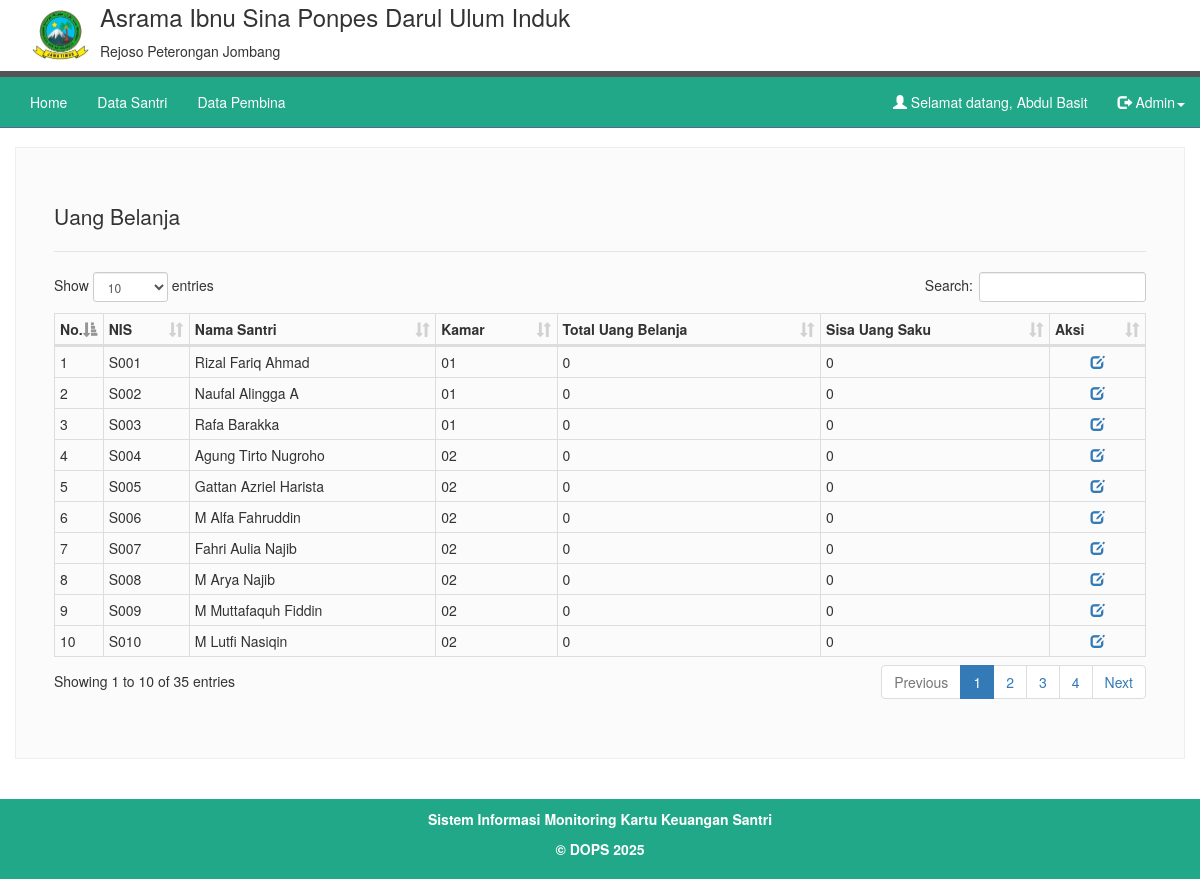
Page /uangbelanja/lap-uangbelanja.php (signed in) on the committed database.
### tables this page shows
CREATE TABLE IF NOT EXISTS `tb_santri` (
  `NIS` varchar(15) NOT NULL,
  `NamaSantri` varchar(50) NOT NULL,
  `JenisKelamin` varchar(10) NOT NULL,
  `TempatLahir` varchar(50) NOT NULL,
  `TanggalLahir` date NOT NULL,
  `KodeKmr` int NOT NULL,
  `AlamatSantri` varchar(50) NOT NULL,
  `NoHpOrtu` varchar(15) NOT NULL,
  PRIMARY KEY (`NIS`)
);

### uangbelanja/lap-uangbelanja.php (the view, shortened to what this page needs)
<?php
if ($_SESSION['StatusLogin'] == "OK") {
?>
  <!DOCTYPE html>
  <html lang="en">
  <head>
    <link href="../assets/css/bootstrap.min.css" rel="stylesheet">
    <link href="../assets/css/sticky-footer-navbar.css" rel="stylesheet">
    <link href="../assets/css/navbar-static-top.css" rel="stylesheet">
    <link rel="stylesheet" type="text/css" href="../assets/datatables/datatables.min.css" />
  </head>
  <body>
    <?php
    include '../menu.php';
    ?>
    <div class="container container-form">
      <div class="row">
        <legend>Uang Belanja</legend>
        <div class="table-responsive">
          <table class="table table-condensed table-bordered" id="example2">
            <thead>
              <tr>
                <th width='5'>No.</th>
                <th>NIS</th>
                <th>Nama Santri</th>
                <th>Kamar</th>
                <th>Total Uang Belanja</th>
                <th>Sisa Uang Saku</th>
                <th align="center">Aksi</th>
              </tr>
            </thead>
            <tbody>
              <?php
              include '../lib/koneksi.php';
              if ($_SESSION['level'] == 'Walisantri') {
                $sql = "SELECT *,
                (SELECT NamaKmr FROM tb_kamar WHERE KodeKmr = tb_santri.KodeKmr) AS kamar,
                (SELECT SUM(nominal) FROM tb_penitipan WHERE status = 'success' AND nis = tb_santri.NIS) AS nominal ,
                (SELECT SUM(nominal) FROM tb_pengambilan WHERE nis = tb_santri.NIS) AS nominal_pengambilan ,
                (SELECT SUM(nominal) FROM tb_tabungan WHERE nis = tb_santri.NIS) AS nominal_tabungan ,
                (SELECT SUM(nominal) FROM tb_uangbelanja WHERE nis = tb_santri.NIS) AS nominal_uangbelanja
                FROM tb_santri where NIS = '" . $_SESSION['id'] . "'";
              } else {
                $sql = "SELECT *,
                (SELECT NamaKmr FROM tb_kamar WHERE KodeKmr = tb_santri.KodeKmr) AS kamar,
                (SELECT SUM(nominal) FROM tb_penitipan WHERE status = 'success' AND nis = tb_santri.NIS) AS nominal ,
                (SELECT SUM(nominal) FROM tb_pengambilan WHERE nis = tb_santri.NIS) AS nominal_pengambilan ,
                (SELECT SUM(nominal) FROM tb_tabungan WHERE nis = tb_santri.NIS) AS nominal_tabungan ,
                (SELECT SUM(nominal) FROM tb_uangbelanja WHERE nis = tb_santri.NIS) AS nominal_uangbelanja
                FROM tb_santri";
              }
              $result = mysqli_query($conn, $sql);
              $rows = mysqli_num_rows($result);
              if ($rows == 0) {
                echo "<td colspan='11'>Data kosong. Silakan tambah data!</td>";
              } else {
                $No = 1;
                while ($data = mysqli_fetch_array($result)) {
              ?>
                  <tr>
                    <td><?php echo $No; ?></td>
                    <td><?php echo $data['NIS']; ?></td>
                    <td><?php echo $data['NamaSantri']; ?></td>
                    <td><?php echo $data['kamar']; ?></td>
                    <td><?php echo number_format($data['nominal_uangbelanja'], 0, ',', '.'); ?></td>
                    <td><?php echo number_format($data['nominal'] - $data['nominal_pengambilan'] - $data['nominal_tabungan'] - $data['nominal_uangbelanja'], 0, ',', '.'); ?></td>
                    <td align="center">
                      <a href="detail-lap-uangbelanja.php?nis=<?php echo $data['NIS']; ?>">
                        <span class="glyphicon glyphicon-edit" aria-hidden="true" title="Detail"></span>
                      </a>
                    </td>
                  </tr>
              <?php
                  $No++;
                }
              }
              ?>
            </tbody>
          </table>
        </div>
      </div>
    </div>
    <?php
    include '../footer.php';
    ?>
  </body>
  </html>
<?php
} else {
  header("location:../login.php");
}
?>

### assets/css/sticky-footer-navbar.css (style rules this page uses)
html { position: relative; min-height: 100%; }
body { margin-bottom: 60px; }
.container-form { background-color: #fbfbfb; padding: 53px !important; border: 1px solid #eee; }
legend { padding-bottom: 20px !important; }
body > .container { padding: 0px 15px 0; }

### assets/css/navbar-static-top.css (style rules this page uses)
body { min-height: 500px; height: auto; }

### rows in the picture
tb_santri: NIS "S001", NamaSantri "Rizal Fariq Ahmad", kamar "01", nominal_uangbelanja "0"
tb_santri: NIS "S002", NamaSantri "Naufal Alingga A", kamar "01", nominal_uangbelanja "0"
tb_santri: NIS "S003", NamaSantri "Rafa Barakka", kamar "01", nominal_uangbelanja "0"
tb_santri: NIS "S004", NamaSantri "Agung Tirto Nugroho", kamar "02", nominal_uangbelanja "0"
tb_santri: NIS "S005", NamaSantri "Gattan Azriel Harista", kamar "02", nominal_uangbelanja "0"
tb_santri: NIS "S006", NamaSantri "M Alfa Fahruddin", kamar "02", nominal_uangbelanja "0"
tb_santri: NIS "S007", NamaSantri "Fahri Aulia Najib", kamar "02", nominal_uangbelanja "0"
tb_santri: NIS "S008", NamaSantri "M Arya Najib", kamar "02", nominal_uangbelanja "0"
tb_santri: NIS "S009", NamaSantri "M Muttafaquh Fiddin", kamar "02", nominal_uangbelanja "0"
tb_santri: NIS "S010", NamaSantri "M Lutfi Nasiqin", kamar "02", nominal_uangbelanja "0"

### other values in the picture
nama() "Asrama Ibnu Sina Ponpes Darul Ulum Induk"
alm() "Rejoso Peterongan Jombang"
$_SESSION['nama'] "Abdul Basit"
$_SESSION['level'] "Admin"
